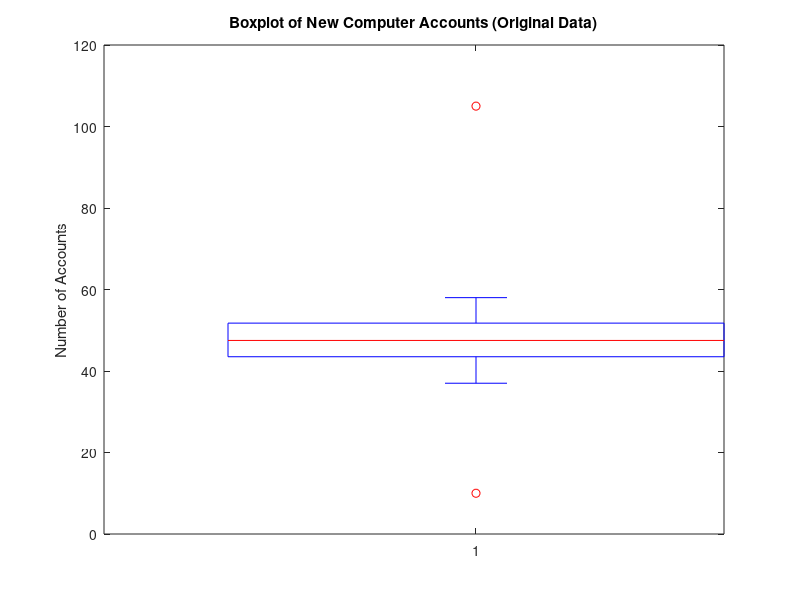

Reproduce this figure in MATLAB.
% 2. The following data set represents the number of new computer accounts registered during ten consecutive days, by some online service provider company.
% 43, 37, 50, 51, 58, 105, 52, 45, 45, 10.

new_computer_accounts = [43, 37, 50, 51, 58, 105, 52, 45, 45, 10];

% a) Compute the mean, median, quartiles and standard deviation.

mean_new_computer_accounts = mean(new_computer_accounts);
median_new_computer_accounts = median(new_computer_accounts);
quartiles_new_computer_accounts = quantile(new_computer_accounts, [0.25 0.5 0.75]);
std_new_computer_accounts = std(new_computer_accounts);
IQR_new_computer_accounts = iqr(new_computer_accounts);

% b) Construct the boxplot and check for outliers using the 3/2 (IQR) rule.

lower_bound = quartiles_new_computer_accounts(1) - 1.5 * IQR_new_computer_accounts;
upper_bound = quartiles_new_computer_accounts(3) + 1.5 * IQR_new_computer_accounts;

outliers = new_computer_accounts(new_computer_accounts < lower_bound | new_computer_accounts > upper_bound);

fprintf("\n=== Outlier Detection (1.5 × IQR Rule) ===\n");
fprintf("Lower Bound: %.2f\n", lower_bound);
fprintf("Upper Bound: %.2f\n", upper_bound);
fprintf("Outliers: ");
disp(outliers);

% Boxplot
figure;
boxplot(new_computer_accounts);
title("Boxplot of New Computer Accounts (Original Data)");
ylabel("Number of Accounts");

% c) Remove the detected outliers and compute the mean, median, quartiles and standard deviation again.

new_computer_accounts_clean = new_computer_accounts(new_computer_accounts >= lower_bound & new_computer_accounts <= upper_bound);

mean_clean = mean(new_computer_accounts_clean);
median_clean = median(new_computer_accounts_clean);
quartiles_clean = quantile(new_computer_accounts_clean, [0.25 0.5 0.75]);
std_clean = std(new_computer_accounts_clean);
IQR_clean = iqr(new_computer_accounts_clean);

fprintf("\n=== Original Data Statistics ===\n");
fprintf("Mean:       %.2f\n", mean_new_computer_accounts);
fprintf("Median:     %.2f\n", median_new_computer_accounts);
fprintf("Q1:         %.2f\n", quartiles_new_computer_accounts(1));
fprintf("Q2/Median:  %.2f\n", quartiles_new_computer_accounts(2));
fprintf("Q3:         %.2f\n", quartiles_new_computer_accounts(3));
fprintf("IQR:        %.2f\n", IQR_new_computer_accounts);
fprintf("Std Dev:    %.2f\n", std_new_computer_accounts);

fprintf("\n=== Cleaned Data Statistics (Outliers Removed) ===\n");
fprintf("Mean:       %.2f\n", mean_clean);
fprintf("Median:     %.2f\n", median_clean);
fprintf("Q1:         %.2f\n", quartiles_clean(1));
fprintf("Q2/Median:  %.2f\n", quartiles_clean(2));
fprintf("Q3:         %.2f\n", quartiles_clean(3));
fprintf("IQR:        %.2f\n", IQR_clean);
fprintf("Std Dev:    %.2f\n", std_clean);

% What conclusion can be drawn about the effect of outliers on basic descriptive statistics?

% Removing outliers reduced mean slightly
% Median did not change => robust statistics
% IQR, Q3 decreased due to the highest value (105) got removed; Q1 increased since the lowest value (10) was removed
% STD Dev changed a lot => is sensitive to extreme values

